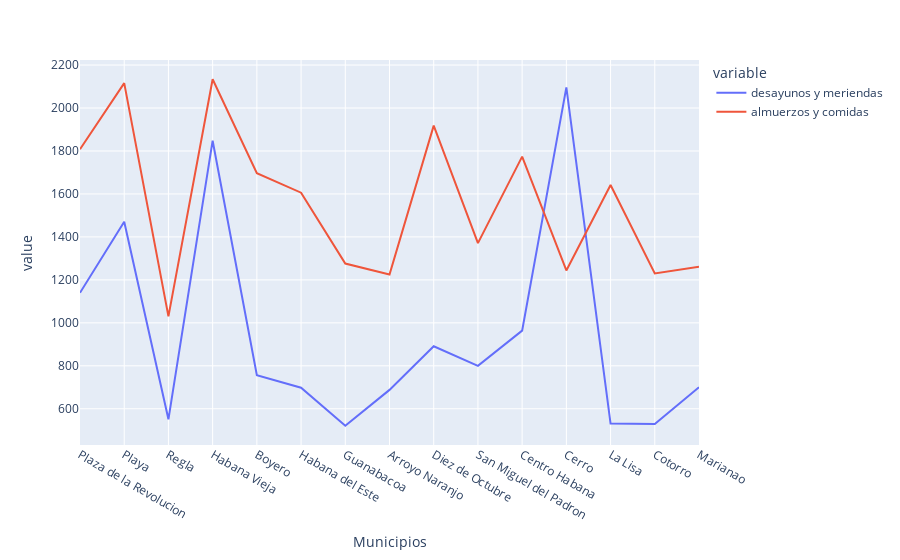

Notebook source saved alongside this figure:
### Markdown cell above
-Igual volvamos a la gráfica de antes. No me queda muy claro la capacidad económica de cada municipio con sus precios. ¿Qué tal si intentamos verlo por comidas?
-¿A qué se refiere señor?
-Podríamos organizarlos en grupos, ver cuanto costaría aproximadamente un desayuno o meriende en cada municipio, y por otra parte un almuerzo o comida. Así podríamos ver que tanto habría que gastar en cada uno e intentar deducir los de mayores posibilidades.
-Pero... ¿cómo determinamos eso señor?
-Bueno, un desayuno generalmente es algo ligero, podría ser un aperitivo, un sandwich o una hamburguesa con alguna bebida, no creo que muchas personas coman arroz con bistec a las 10 de la mañana.
-Tiene sentido
-Y un almuerzo o cena pues ya es algo completo, un paquete completo, algun entrante o guarnición, un plato fuerte de cualquier tipo, un postre y claro, alguna bebida para bajarlo.
-No se diga más.

### Code cell
mylib.Meals_Average_Cost(super).show()

### Figure 1 — Plotly figure (JSON) as saved in the notebook; plotly's stock layout.template omitted (floating-point values rounded to 4 significant figures)
{"data": [{"hovertemplate": "variable=desayunos y meriendas<br>Municipios=%{x}<br>value=%{y}<extra></extra>", "legendgroup": "desayunos y meriendas", "line": {"color": "#636efa", "dash": "solid"}, "marker": {"symbol": "circle"}, "mode": "lines", "name": "desayunos y meriendas", "orientation": "v", "showlegend": true, "type": "scatter", "x": ["Plaza de la Revolucion", "Playa", "Regla", "Habana Vieja", "Boyero", "Habana del Este", "Guanabacoa", "Arroyo Naranjo", "Diez de Octubre", "San Miguel del Padron", "Centro Habana", "Cerro", "La Lisa", "Cotorro", "Marianao"], "xaxis": "x", "y": [1140, 1471, 551, 1848, 756, 698, 521, 688, 891, 800, 964, 2096, 531, 529, 700], "yaxis": "y"}, {"hovertemplate": "variable=almuerzos y comidas<br>Municipios=%{x}<br>value=%{y}<extra></extra>", "legendgroup": "almuerzos y comidas", "line": {"color": "#EF553B", "dash": "solid"}, "marker": {"symbol": "circle"}, "mode": "lines", "name": "almuerzos y comidas", "orientation": "v", "showlegend": true, "type": "scatter", "x": ["Plaza de la Revolucion", "Playa", "Regla", "Habana Vieja", "Boyero", "Habana del Este", "Guanabacoa", "Arroyo Naranjo", "Diez de Octubre", "San Miguel del Padron", "Centro Habana", "Cerro", "La Lisa", "Cotorro", "Marianao"], "xaxis": "x", "y": [1808, 2116, 1030, 2134, 1697, 1606, 1276, 1225, 1918, 1371, 1774, 1244, 1642, 1230, 1261], "yaxis": "y"}], "layout": {"legend": {"title": {"text": "variable"}, "tracegroupgap": 0}, "margin": {"t": 60}, "xaxis": {"anchor": "y", "domain": [0, 1], "title": {"text": "Municipios"}}, "yaxis": {"anchor": "x", "domain": [0, 1], "title": {"text": "value"}}}}
